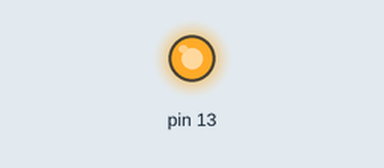
A sketch run on a simulated Arduino Uno, built with avr-gcc and run on an emulated ATmega328P. Shown: output pins drawn as LEDs (lit = HIGH).

Above: at 1.0 s.
At 14.0 s:
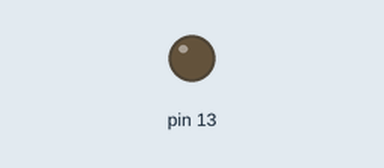
Timing chart, 0 to 18.9 s (numbered marks = the images above):
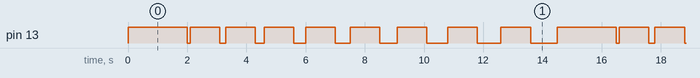

Measured:
- by itself, pin 13: repeats every 14.5 s: LOW 0.10 s, HIGH 1.0 s, LOW 0.20 s, HIGH 1.0 s, LOW 0.30 s, HIGH 1.0 s, LOW 0.40 s, HIGH 1.0 s, LOW 0.50 s, HIGH 1.0 s, LOW 0.60 s, HIGH 1.0 s, LOW 0.70 s, HIGH 1.0 s, LOW 0.80 s, HIGH 1.0 s, LOW 0.90 s, HIGH 2.0 s
- by itself, everything shown: repeats every 14.5 s, in 18 steps

The sketch:

T3_Blink.ino
```cpp
//The setup function is called once at startup of the sketch
void setup()
{
// Add your initialization code here
	pinMode(13, OUTPUT);
}

// The loop function is called in an endless loop
void loop()
{
//Add your repeated code here
	for (int i = 0; i < 10; i++) {
	digitalWrite(13, HIGH);
	delay(1000);
	digitalWrite(13, LOW);
	delay(100*i);
	}
}
```
